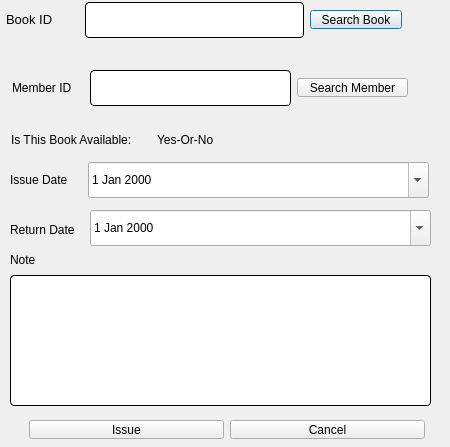
<?xml version="1.0" encoding="UTF-8"?>
<ui version="4.0">
 <class>issueBook</class>
 <widget class="QDialog" name="issueBook">
  <property name="geometry">
   <rect>
    <x>0</x>
    <y>0</y>
    <width>450</width>
    <height>447</height>
   </rect>
  </property>
  <property name="windowTitle">
   <string>Dialog</string>
  </property>
  <widget class="QLineEdit" name="bookID">
   <property name="geometry">
    <rect>
     <x>85</x>
     <y>2</y>
     <width>219</width>
     <height>36</height>
    </rect>
   </property>
   <property name="styleSheet">
    <string notr="true">QLineEdit{
	background-color: rgb(255, 255, 255);
	 border: 1px  solid;
     border-radius: 4px;
	font: 24px
}</string>
   </property>
  </widget>
  <widget class="QLabel" name="label">
   <property name="geometry">
    <rect>
     <x>6</x>
     <y>10</y>
     <width>73</width>
     <height>19</height>
    </rect>
   </property>
   <property name="sizePolicy">
    <sizepolicy hsizetype="Fixed" vsizetype="Fixed">
     <horstretch>0</horstretch>
     <verstretch>0</verstretch>
    </sizepolicy>
   </property>
   <property name="styleSheet">
    <string notr="true">font: 10pt ;
color: rgb(0, 0, 0);</string>
   </property>
   <property name="text">
    <string>Book ID      </string>
   </property>
  </widget>
  <widget class="QPushButton" name="searchBook">
   <property name="geometry">
    <rect>
     <x>310</x>
     <y>10</y>
     <width>92</width>
     <height>19</height>
    </rect>
   </property>
   <property name="styleSheet">
    <string notr="true"/>
   </property>
   <property name="text">
    <string>Search Book</string>
   </property>
  </widget>
  <widget class="QLabel" name="label_2">
   <property name="geometry">
    <rect>
     <x>12</x>
     <y>78</y>
     <width>72</width>
     <height>19</height>
    </rect>
   </property>
   <property name="sizePolicy">
    <sizepolicy hsizetype="Fixed" vsizetype="Fixed">
     <horstretch>0</horstretch>
     <verstretch>0</verstretch>
    </sizepolicy>
   </property>
   <property name="styleSheet">
    <string notr="true"/>
   </property>
   <property name="text">
    <string>Member ID </string>
   </property>
  </widget>
  <widget class="QPushButton" name="searchMember">
   <property name="geometry">
    <rect>
     <x>297</x>
     <y>78</y>
     <width>111</width>
     <height>19</height>
    </rect>
   </property>
   <property name="styleSheet">
    <string notr="true"/>
   </property>
   <property name="text">
    <string>Search Member</string>
   </property>
  </widget>
  <widget class="QLineEdit" name="memberID">
   <property name="geometry">
    <rect>
     <x>90</x>
     <y>70</y>
     <width>201</width>
     <height>36</height>
    </rect>
   </property>
   <property name="styleSheet">
    <string notr="true">QLineEdit{
	background-color: rgb(255, 255, 255);
	 border: 1px  solid;
     border-radius: 4px;
	font: 24px
}</string>
   </property>
  </widget>
  <widget class="QLabel" name="available">
   <property name="geometry">
    <rect>
     <x>157</x>
     <y>130</y>
     <width>65</width>
     <height>19</height>
    </rect>
   </property>
   <property name="sizePolicy">
    <sizepolicy hsizetype="Fixed" vsizetype="Fixed">
     <horstretch>0</horstretch>
     <verstretch>0</verstretch>
    </sizepolicy>
   </property>
   <property name="styleSheet">
    <string notr="true"/>
   </property>
   <property name="text">
    <string>Yes-Or-No</string>
   </property>
  </widget>
  <widget class="QLabel" name="label_9">
   <property name="geometry">
    <rect>
     <x>11</x>
     <y>130</y>
     <width>140</width>
     <height>19</height>
    </rect>
   </property>
   <property name="sizePolicy">
    <sizepolicy hsizetype="Fixed" vsizetype="Fixed">
     <horstretch>0</horstretch>
     <verstretch>0</verstretch>
    </sizepolicy>
   </property>
   <property name="styleSheet">
    <string notr="true"/>
   </property>
   <property name="text">
    <string>Is This Book Available:</string>
   </property>
  </widget>
  <widget class="QLabel" name="label_10">
   <property name="geometry">
    <rect>
     <x>10</x>
     <y>170</y>
     <width>73</width>
     <height>19</height>
    </rect>
   </property>
   <property name="sizePolicy">
    <sizepolicy hsizetype="Fixed" vsizetype="Fixed">
     <horstretch>0</horstretch>
     <verstretch>0</verstretch>
    </sizepolicy>
   </property>
   <property name="styleSheet">
    <string notr="true"/>
   </property>
   <property name="text">
    <string>Issue Date  </string>
   </property>
  </widget>
  <widget class="QLabel" name="label_11">
   <property name="geometry">
    <rect>
     <x>10</x>
     <y>220</y>
     <width>72</width>
     <height>19</height>
    </rect>
   </property>
   <property name="sizePolicy">
    <sizepolicy hsizetype="Fixed" vsizetype="Fixed">
     <horstretch>0</horstretch>
     <verstretch>0</verstretch>
    </sizepolicy>
   </property>
   <property name="styleSheet">
    <string notr="true"/>
   </property>
   <property name="text">
    <string>Return Date</string>
   </property>
  </widget>
  <widget class="QDateEdit" name="returnDate">
   <property name="geometry">
    <rect>
     <x>88</x>
     <y>162</y>
     <width>341</width>
     <height>36</height>
    </rect>
   </property>
   <property name="styleSheet">
    <string notr="true"/>
   </property>
   <property name="calendarPopup">
    <bool>true</bool>
   </property>
  </widget>
  <widget class="QDateEdit" name="issueDate">
   <property name="geometry">
    <rect>
     <x>90</x>
     <y>210</y>
     <width>341</width>
     <height>36</height>
    </rect>
   </property>
   <property name="styleSheet">
    <string notr="true"/>
   </property>
   <property name="calendarPopup">
    <bool>true</bool>
   </property>
  </widget>
  <widget class="QPushButton" name="cancel">
   <property name="geometry">
    <rect>
     <x>230</x>
     <y>420</y>
     <width>195</width>
     <height>19</height>
    </rect>
   </property>
   <property name="styleSheet">
    <string notr="true"/>
   </property>
   <property name="text">
    <string>Cancel</string>
   </property>
  </widget>
  <widget class="QPushButton" name="issue_2">
   <property name="geometry">
    <rect>
     <x>29</x>
     <y>420</y>
     <width>195</width>
     <height>19</height>
    </rect>
   </property>
   <property name="styleSheet">
    <string notr="true"/>
   </property>
   <property name="text">
    <string>Issue</string>
   </property>
  </widget>
  <widget class="QLabel" name="label_12">
   <property name="geometry">
    <rect>
     <x>10</x>
     <y>250</y>
     <width>29</width>
     <height>19</height>
    </rect>
   </property>
   <property name="sizePolicy">
    <sizepolicy hsizetype="Fixed" vsizetype="Fixed">
     <horstretch>0</horstretch>
     <verstretch>0</verstretch>
    </sizepolicy>
   </property>
   <property name="styleSheet">
    <string notr="true"/>
   </property>
   <property name="text">
    <string>Note</string>
   </property>
  </widget>
  <widget class="QTextEdit" name="notes">
   <property name="geometry">
    <rect>
     <x>10</x>
     <y>275</y>
     <width>421</width>
     <height>131</height>
    </rect>
   </property>
   <property name="styleSheet">
    <string notr="true">QTextEdit{
	background-color: rgb(255, 255, 255);
	 border: 1px  solid;
     border-radius: 4px;
	font: 24px
}</string>
   </property>
  </widget>
  <widget class="QWidget" name="layoutWidget">
   <property name="geometry">
    <rect>
     <x>10</x>
     <y>40</y>
     <width>431</width>
     <height>22</height>
    </rect>
   </property>
   <layout class="QHBoxLayout" name="horizontalLayout_8">
    <item>
     <spacer name="horizontalSpacer_2">
      <property name="orientation">
       <enum>Qt::Horizontal</enum>
      </property>
      <property name="sizeHint" stdset="0">
       <size>
        <width>128</width>
        <height>20</height>
       </size>
      </property>
     </spacer>
    </item>
    <item>
     <widget class="QLabel" name="bookName">
      <property name="sizePolicy">
       <sizepolicy hsizetype="Fixed" vsizetype="Fixed">
        <horstretch>0</horstretch>
        <verstretch>0</verstretch>
       </sizepolicy>
      </property>
      <property name="styleSheet">
       <string notr="true">font: 10pt &quot;Comic Sans MS&quot;;
color: rgb(0, 0, 0);</string>
      </property>
      <property name="text">
       <string/>
      </property>
     </widget>
    </item>
    <item>
     <spacer name="horizontalSpacer_3">
      <property name="orientation">
       <enum>Qt::Horizontal</enum>
      </property>
      <property name="sizeHint" stdset="0">
       <size>
        <width>128</width>
        <height>20</height>
       </size>
      </property>
     </spacer>
    </item>
   </layout>
  </widget>
  <widget class="QLabel" name="memberName">
   <property name="geometry">
    <rect>
     <x>190</x>
     <y>110</y>
     <width>31</width>
     <height>21</height>
    </rect>
   </property>
   <property name="text">
    <string/>
   </property>
  </widget>
 </widget>
 <resources/>
 <connections/>
</ui>
